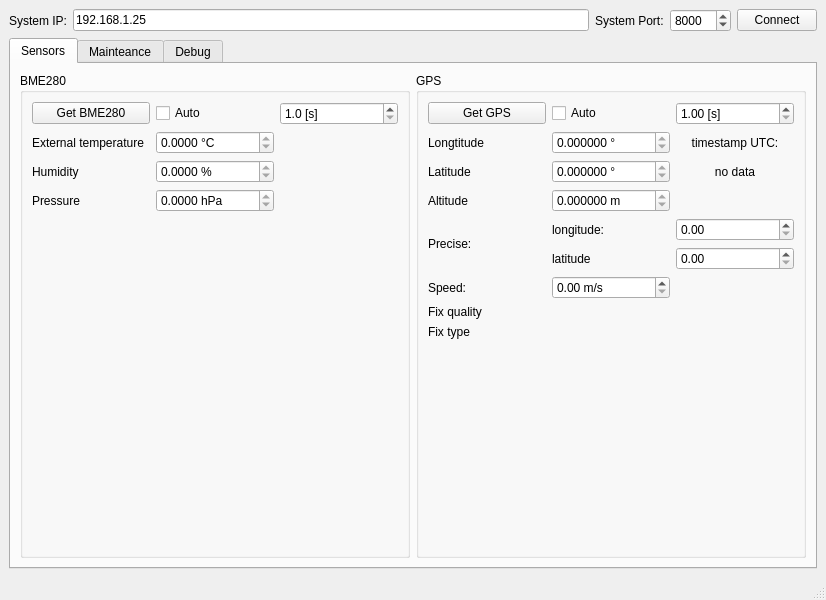
<?xml version="1.0" encoding="UTF-8"?>
<ui version="4.0">
 <class>MainWindow</class>
 <widget class="QMainWindow" name="MainWindow">
  <property name="geometry">
   <rect>
    <x>0</x>
    <y>0</y>
    <width>826</width>
    <height>600</height>
   </rect>
  </property>
  <property name="windowTitle">
   <string>Service Application</string>
  </property>
  <widget class="QWidget" name="centralwidget">
   <layout class="QGridLayout" name="gridLayout">
    <item row="0" column="0">
     <widget class="QLabel" name="lbSystemIP">
      <property name="text">
       <string>System IP:</string>
      </property>
     </widget>
    </item>
    <item row="0" column="1">
     <widget class="QLineEdit" name="leSystemIP">
      <property name="text">
       <string>192.168.1.25</string>
      </property>
     </widget>
    </item>
    <item row="0" column="4">
     <widget class="QPushButton" name="pbConnect">
      <property name="text">
       <string>Connect</string>
      </property>
     </widget>
    </item>
    <item row="0" column="2">
     <widget class="QLabel" name="label_5">
      <property name="text">
       <string>System Port:</string>
      </property>
     </widget>
    </item>
    <item row="0" column="3">
     <widget class="QSpinBox" name="sbSystemPort">
      <property name="maximum">
       <number>50000</number>
      </property>
      <property name="value">
       <number>8000</number>
      </property>
      <property name="displayIntegerBase">
       <number>10</number>
      </property>
     </widget>
    </item>
    <item row="1" column="0" colspan="5">
     <widget class="QTabWidget" name="tabWidgeMain">
      <property name="currentIndex">
       <number>0</number>
      </property>
      <widget class="QWidget" name="tabSensors">
       <attribute name="title">
        <string>Sensors</string>
       </attribute>
       <layout class="QGridLayout" name="gridLayout_10">
        <item row="0" column="1">
         <widget class="QGroupBox" name="groupBox_3">
          <property name="title">
           <string>GPS</string>
          </property>
          <layout class="QGridLayout" name="gridLayout_12">
           <item row="4" column="1">
            <widget class="QLabel" name="label_15">
             <property name="text">
              <string>longitude:</string>
             </property>
            </widget>
           </item>
           <item row="0" column="1">
            <widget class="QCheckBox" name="cbGpsAuto">
             <property name="text">
              <string>Auto</string>
             </property>
            </widget>
           </item>
           <item row="2" column="2">
            <widget class="QLabel" name="lbTimestamp">
             <property name="text">
              <string>no data</string>
             </property>
             <property name="alignment">
              <set>Qt::AlignCenter</set>
             </property>
            </widget>
           </item>
           <item row="9" column="0">
            <spacer name="verticalSpacer_8">
             <property name="orientation">
              <enum>Qt::Vertical</enum>
             </property>
             <property name="sizeHint" stdset="0">
              <size>
               <width>20</width>
               <height>40</height>
              </size>
             </property>
            </spacer>
           </item>
           <item row="5" column="1">
            <widget class="QLabel" name="label_16">
             <property name="text">
              <string>latitude</string>
             </property>
            </widget>
           </item>
           <item row="4" column="0" rowspan="2">
            <widget class="QLabel" name="label_14">
             <property name="text">
              <string>Precise:</string>
             </property>
            </widget>
           </item>
           <item row="2" column="1">
            <widget class="QDoubleSpinBox" name="dsbLatitude">
             <property name="readOnly">
              <bool>true</bool>
             </property>
             <property name="suffix">
              <string> °</string>
             </property>
             <property name="decimals">
              <number>6</number>
             </property>
             <property name="maximum">
              <double>360.000000000000000</double>
             </property>
            </widget>
           </item>
           <item row="0" column="2">
            <widget class="QDoubleSpinBox" name="dsbGpsDuration">
             <property name="suffix">
              <string> [s]</string>
             </property>
             <property name="minimum">
              <double>1.000000000000000</double>
             </property>
             <property name="singleStep">
              <double>0.500000000000000</double>
             </property>
             <property name="value">
              <double>1.000000000000000</double>
             </property>
            </widget>
           </item>
           <item row="3" column="1">
            <widget class="QDoubleSpinBox" name="dsbAltitude">
             <property name="readOnly">
              <bool>true</bool>
             </property>
             <property name="suffix">
              <string> m</string>
             </property>
             <property name="decimals">
              <number>6</number>
             </property>
             <property name="maximum">
              <double>360.000000000000000</double>
             </property>
            </widget>
           </item>
           <item row="1" column="1">
            <widget class="QDoubleSpinBox" name="dsbLongtitude">
             <property name="readOnly">
              <bool>true</bool>
             </property>
             <property name="suffix">
              <string> °</string>
             </property>
             <property name="decimals">
              <number>6</number>
             </property>
             <property name="maximum">
              <double>360.000000000000000</double>
             </property>
            </widget>
           </item>
           <item row="3" column="0">
            <widget class="QLabel" name="label_12">
             <property name="text">
              <string>Altitude</string>
             </property>
            </widget>
           </item>
           <item row="1" column="2">
            <widget class="QLabel" name="label_13">
             <property name="text">
              <string>timestamp UTC:</string>
             </property>
             <property name="alignment">
              <set>Qt::AlignCenter</set>
             </property>
            </widget>
           </item>
           <item row="7" column="0">
            <widget class="QLabel" name="label_18">
             <property name="text">
              <string>Fix quality</string>
             </property>
            </widget>
           </item>
           <item row="1" column="0">
            <widget class="QLabel" name="label_10">
             <property name="text">
              <string>Longtitude</string>
             </property>
            </widget>
           </item>
           <item row="6" column="0">
            <widget class="QLabel" name="label_17">
             <property name="text">
              <string>Speed:</string>
             </property>
            </widget>
           </item>
           <item row="0" column="0">
            <widget class="QPushButton" name="pbGetGPSData">
             <property name="text">
              <string>Get GPS</string>
             </property>
            </widget>
           </item>
           <item row="4" column="2">
            <widget class="QDoubleSpinBox" name="dsbPreciseLongitude"/>
           </item>
           <item row="5" column="2">
            <widget class="QDoubleSpinBox" name="dsbPreciseLatitude"/>
           </item>
           <item row="6" column="1">
            <widget class="QDoubleSpinBox" name="dsbGPSSpeed">
             <property name="suffix">
              <string> m/s</string>
             </property>
             <property name="maximum">
              <double>300.000000000000000</double>
             </property>
            </widget>
           </item>
           <item row="2" column="0">
            <widget class="QLabel" name="label_11">
             <property name="text">
              <string>Latitude</string>
             </property>
            </widget>
           </item>
           <item row="8" column="0">
            <widget class="QLabel" name="label_19">
             <property name="text">
              <string>Fix type</string>
             </property>
            </widget>
           </item>
           <item row="7" column="1">
            <widget class="QLabel" name="lbFixQualityValue">
             <property name="text">
              <string/>
             </property>
            </widget>
           </item>
           <item row="8" column="1">
            <widget class="QLabel" name="lbFixTypeValue">
             <property name="text">
              <string/>
             </property>
            </widget>
           </item>
          </layout>
         </widget>
        </item>
        <item row="0" column="0">
         <widget class="QGroupBox" name="groupBox_2">
          <property name="title">
           <string>BME280</string>
          </property>
          <layout class="QGridLayout" name="gridLayout_11">
           <item row="1" column="0">
            <widget class="QLabel" name="label_7">
             <property name="text">
              <string>External temperature</string>
             </property>
            </widget>
           </item>
           <item row="3" column="1">
            <widget class="QDoubleSpinBox" name="dsbPressure">
             <property name="enabled">
              <bool>true</bool>
             </property>
             <property name="readOnly">
              <bool>true</bool>
             </property>
             <property name="suffix">
              <string> hPa</string>
             </property>
             <property name="decimals">
              <number>4</number>
             </property>
             <property name="maximum">
              <double>5000.000000000000000</double>
             </property>
            </widget>
           </item>
           <item row="2" column="1">
            <widget class="QDoubleSpinBox" name="dsbHumidity">
             <property name="readOnly">
              <bool>true</bool>
             </property>
             <property name="suffix">
              <string> %</string>
             </property>
             <property name="decimals">
              <number>4</number>
             </property>
            </widget>
           </item>
           <item row="0" column="0">
            <widget class="QPushButton" name="pbGetAllBME280">
             <property name="text">
              <string>Get BME280</string>
             </property>
            </widget>
           </item>
           <item row="1" column="1">
            <widget class="QDoubleSpinBox" name="dsbExternalTemp">
             <property name="readOnly">
              <bool>true</bool>
             </property>
             <property name="suffix">
              <string> °C</string>
             </property>
             <property name="decimals">
              <number>4</number>
             </property>
            </widget>
           </item>
           <item row="2" column="0">
            <widget class="QLabel" name="label_8">
             <property name="text">
              <string>Humidity</string>
             </property>
            </widget>
           </item>
           <item row="3" column="0">
            <widget class="QLabel" name="label_9">
             <property name="text">
              <string>Pressure</string>
             </property>
            </widget>
           </item>
           <item row="0" column="2">
            <widget class="QDoubleSpinBox" name="dsbAutoBmeDuration">
             <property name="suffix">
              <string> [s]</string>
             </property>
             <property name="decimals">
              <number>1</number>
             </property>
             <property name="minimum">
              <double>1.000000000000000</double>
             </property>
             <property name="singleStep">
              <double>0.500000000000000</double>
             </property>
            </widget>
           </item>
           <item row="0" column="1">
            <widget class="QCheckBox" name="cbAutoGetBME280">
             <property name="text">
              <string>Auto</string>
             </property>
            </widget>
           </item>
           <item row="4" column="1">
            <spacer name="verticalSpacer_7">
             <property name="orientation">
              <enum>Qt::Vertical</enum>
             </property>
             <property name="sizeHint" stdset="0">
              <size>
               <width>20</width>
               <height>40</height>
              </size>
             </property>
            </spacer>
           </item>
          </layout>
         </widget>
        </item>
       </layout>
      </widget>
      <widget class="QWidget" name="tabMainteance">
       <attribute name="title">
        <string>Mainteance</string>
       </attribute>
       <layout class="QGridLayout" name="gridLayout_2">
        <item row="0" column="1">
         <widget class="QCheckBox" name="cbAutoRefresh">
          <property name="text">
           <string>Auto refresh</string>
          </property>
         </widget>
        </item>
        <item row="0" column="3">
         <widget class="QDoubleSpinBox" name="dsbRefreshPeriod">
          <property name="suffix">
           <string> [s]</string>
          </property>
          <property name="minimum">
           <double>0.500000000000000</double>
          </property>
          <property name="maximum">
           <double>99.000000000000000</double>
          </property>
          <property name="singleStep">
           <double>0.500000000000000</double>
          </property>
          <property name="value">
           <double>1.000000000000000</double>
          </property>
         </widget>
        </item>
        <item row="0" column="0">
         <widget class="QPushButton" name="pbDataRefresh">
          <property name="text">
           <string>Refresh all</string>
          </property>
         </widget>
        </item>
        <item row="0" column="4">
         <spacer name="horizontalSpacer">
          <property name="orientation">
           <enum>Qt::Horizontal</enum>
          </property>
          <property name="sizeHint" stdset="0">
           <size>
            <width>40</width>
            <height>20</height>
           </size>
          </property>
         </spacer>
        </item>
        <item row="0" column="5">
         <widget class="QLabel" name="label_6">
          <property name="text">
           <string>Server Time:</string>
          </property>
         </widget>
        </item>
        <item row="0" column="2">
         <widget class="QLabel" name="label">
          <property name="text">
           <string>Period:</string>
          </property>
         </widget>
        </item>
        <item row="0" column="6">
         <widget class="QLabel" name="lbServerTime">
          <property name="text">
           <string>No data</string>
          </property>
         </widget>
        </item>
        <item row="1" column="0" colspan="7">
         <widget class="QTabWidget" name="tabWidget_2">
          <property name="maximumSize">
           <size>
            <width>16777215</width>
            <height>200</height>
           </size>
          </property>
          <property name="currentIndex">
           <number>0</number>
          </property>
          <widget class="QWidget" name="tab">
           <attribute name="title">
            <string>CPU</string>
           </attribute>
           <layout class="QGridLayout" name="gridLayout_6">
            <item row="0" column="1">
             <widget class="QDoubleSpinBox" name="dsbCpuTemp">
              <property name="readOnly">
               <bool>true</bool>
              </property>
              <property name="suffix">
               <string> °C</string>
              </property>
             </widget>
            </item>
            <item row="1" column="0">
             <widget class="QLabel" name="label_2">
              <property name="text">
               <string>CPU Volts</string>
              </property>
             </widget>
            </item>
            <item row="2" column="0">
             <widget class="QLabel" name="lbCpuUsage">
              <property name="text">
               <string>CPU usage</string>
              </property>
             </widget>
            </item>
            <item row="1" column="3">
             <spacer name="horizontalSpacer_2">
              <property name="orientation">
               <enum>Qt::Horizontal</enum>
              </property>
              <property name="sizeHint" stdset="0">
               <size>
                <width>40</width>
                <height>20</height>
               </size>
              </property>
             </spacer>
            </item>
            <item row="0" column="0">
             <widget class="QLabel" name="lbCpuTemperature">
              <property name="text">
               <string>CPU temperature:</string>
              </property>
             </widget>
            </item>
            <item row="1" column="1">
             <widget class="QDoubleSpinBox" name="dsbCpuVolts">
              <property name="readOnly">
               <bool>true</bool>
              </property>
              <property name="suffix">
               <string> V</string>
              </property>
             </widget>
            </item>
            <item row="2" column="1" colspan="3">
             <widget class="QProgressBar" name="pbCpuUsage">
              <property name="value">
               <number>0</number>
              </property>
             </widget>
            </item>
           </layout>
          </widget>
          <widget class="QWidget" name="tab_2">
           <attribute name="title">
            <string>Clocks</string>
           </attribute>
           <layout class="QGridLayout" name="gridLayout_3">
            <item row="0" column="0">
             <widget class="QGroupBox" name="groupBox">
              <property name="title">
               <string>System Clocks</string>
              </property>
              <layout class="QGridLayout" name="gridLayout_4">
               <item row="3" column="4">
                <widget class="QLabel" name="lbHDMI">
                 <property name="text">
                  <string>HDMI</string>
                 </property>
                </widget>
               </item>
               <item row="0" column="0">
                <widget class="QLabel" name="lbArmCores">
                 <property name="text">
                  <string>ARM cores</string>
                 </property>
                </widget>
               </item>
               <item row="0" column="3">
                <widget class="QDoubleSpinBox" name="dsbUART">
                 <property name="readOnly">
                  <bool>true</bool>
                 </property>
                 <property name="suffix">
                  <string> MHz</string>
                 </property>
                 <property name="maximum">
                  <double>999999999.000000000000000</double>
                 </property>
                </widget>
               </item>
               <item row="3" column="1">
                <widget class="QDoubleSpinBox" name="dsbISP">
                 <property name="readOnly">
                  <bool>true</bool>
                 </property>
                 <property name="suffix">
                  <string> MHz</string>
                 </property>
                 <property name="maximum">
                  <double>999999999.000000000000000</double>
                 </property>
                </widget>
               </item>
               <item row="1" column="3">
                <widget class="QDoubleSpinBox" name="dsbPWM">
                 <property name="readOnly">
                  <bool>true</bool>
                 </property>
                 <property name="suffix">
                  <string> MHz</string>
                 </property>
                 <property name="maximum">
                  <double>999999999.000000000000000</double>
                 </property>
                </widget>
               </item>
               <item row="1" column="0">
                <widget class="QLabel" name="lbVC4">
                 <property name="text">
                  <string>VC4</string>
                 </property>
                </widget>
               </item>
               <item row="0" column="2">
                <widget class="QLabel" name="lbUART">
                 <property name="text">
                  <string>UART</string>
                 </property>
                </widget>
               </item>
               <item row="1" column="5">
                <widget class="QDoubleSpinBox" name="dsbDPI">
                 <property name="readOnly">
                  <bool>true</bool>
                 </property>
                 <property name="suffix">
                  <string> MHz</string>
                 </property>
                 <property name="maximum">
                  <double>999999999.000000000000000</double>
                 </property>
                </widget>
               </item>
               <item row="4" column="0">
                <widget class="QLabel" name="lbBlock3D">
                 <property name="text">
                  <string>block 3D</string>
                 </property>
                </widget>
               </item>
               <item row="0" column="5">
                <widget class="QDoubleSpinBox" name="dsbAVE">
                 <property name="readOnly">
                  <bool>true</bool>
                 </property>
                 <property name="suffix">
                  <string> MHz</string>
                 </property>
                 <property name="maximum">
                  <double>999999999.000000000000000</double>
                 </property>
                </widget>
               </item>
               <item row="4" column="1">
                <widget class="QDoubleSpinBox" name="dspBlock3D">
                 <property name="readOnly">
                  <bool>true</bool>
                 </property>
                 <property name="suffix">
                  <string> MHz</string>
                 </property>
                 <property name="maximum">
                  <double>999999999.000000000000000</double>
                 </property>
                </widget>
               </item>
               <item row="0" column="4">
                <widget class="QLabel" name="lbAVE">
                 <property name="text">
                  <string>AVE</string>
                 </property>
                </widget>
               </item>
               <item row="3" column="3">
                <widget class="QDoubleSpinBox" name="dsbEMMC">
                 <property name="readOnly">
                  <bool>true</bool>
                 </property>
                 <property name="suffix">
                  <string> MHz</string>
                 </property>
                 <property name="maximum">
                  <double>999999999.000000000000000</double>
                 </property>
                </widget>
               </item>
               <item row="1" column="1">
                <widget class="QDoubleSpinBox" name="dsbVC4">
                 <property name="readOnly">
                  <bool>true</bool>
                 </property>
                 <property name="suffix">
                  <string> MHz</string>
                 </property>
                 <property name="maximum">
                  <double>999999999.000000000000000</double>
                 </property>
                </widget>
               </item>
               <item row="3" column="2">
                <widget class="QLabel" name="lbEMMC">
                 <property name="text">
                  <string>EMMC</string>
                 </property>
                </widget>
               </item>
               <item row="1" column="4">
                <widget class="QLabel" name="lbDPI">
                 <property name="text">
                  <string>DPI</string>
                 </property>
                </widget>
               </item>
               <item row="3" column="5">
                <widget class="QDoubleSpinBox" name="dsbHDMI">
                 <property name="readOnly">
                  <bool>true</bool>
                 </property>
                 <property name="suffix">
                  <string> MHz</string>
                 </property>
                 <property name="maximum">
                  <double>999999999.000000000000000</double>
                 </property>
                </widget>
               </item>
               <item row="0" column="1">
                <widget class="QDoubleSpinBox" name="dsbArmCores">
                 <property name="readOnly">
                  <bool>true</bool>
                 </property>
                 <property name="suffix">
                  <string> MHz</string>
                 </property>
                 <property name="maximum">
                  <double>999999999.000000000000000</double>
                 </property>
                </widget>
               </item>
               <item row="1" column="2">
                <widget class="QLabel" name="lbPWM">
                 <property name="text">
                  <string>PWM</string>
                 </property>
                </widget>
               </item>
               <item row="3" column="0">
                <widget class="QLabel" name="lbISP">
                 <property name="text">
                  <string>ISP</string>
                 </property>
                </widget>
               </item>
               <item row="4" column="2">
                <widget class="QLabel" name="lbPixel">
                 <property name="text">
                  <string>Pixel</string>
                 </property>
                </widget>
               </item>
               <item row="4" column="3">
                <widget class="QDoubleSpinBox" name="dsbPixel">
                 <property name="readOnly">
                  <bool>true</bool>
                 </property>
                 <property name="suffix">
                  <string> MHz</string>
                 </property>
                 <property name="maximum">
                  <double>999999999.000000000000000</double>
                 </property>
                </widget>
               </item>
              </layout>
             </widget>
            </item>
           </layout>
          </widget>
          <widget class="QWidget" name="tab_3">
           <attribute name="title">
            <string>Displays</string>
           </attribute>
           <layout class="QGridLayout" name="gridLayout_7">
            <item row="1" column="0">
             <widget class="QLabel" name="lbSecondaryLCD">
              <property name="text">
               <string>Secondary LCD</string>
              </property>
             </widget>
            </item>
            <item row="2" column="1">
             <widget class="QLabel" name="lbHDMI0Status">
              <property name="text">
               <string>Inactive</string>
              </property>
             </widget>
            </item>
            <item row="2" column="0">
             <widget class="QLabel" name="lbHDMI0">
              <property name="text">
               <string>HDMI0</string>
              </property>
             </widget>
            </item>
            <item row="4" column="0">
             <widget class="QLabel" name="lbComposite">
              <property name="text">
               <string>Composite</string>
              </property>
             </widget>
            </item>
            <item row="4" column="1">
             <widget class="QLabel" name="lbCompositeStatus">
              <property name="text">
               <string>Inactive</string>
              </property>
             </widget>
            </item>
            <item row="0" column="0">
             <widget class="QLabel" name="lbMainLCD">
              <property name="text">
               <string>Main LCD</string>
              </property>
             </widget>
            </item>
            <item row="3" column="1">
             <widget class="QLabel" name="lbHDMI1Status">
              <property name="text">
               <string>Inactive</string>
              </property>
             </widget>
            </item>
            <item row="0" column="1">
             <widget class="QLabel" name="lbMainLCDStatus">
              <property name="text">
               <string>Inactive</string>
              </property>
             </widget>
            </item>
            <item row="1" column="1">
             <widget class="QLabel" name="lbSecondaryLCDStatus">
              <property name="text">
               <string>Inactive</string>
              </property>
             </widget>
            </item>
            <item row="3" column="0">
             <widget class="QLabel" name="lbHDMI1">
              <property name="text">
               <string>HDMI1</string>
              </property>
             </widget>
            </item>
            <item row="1" column="2">
             <spacer name="horizontalSpacer_4">
              <property name="orientation">
               <enum>Qt::Horizontal</enum>
              </property>
              <property name="sizeHint" stdset="0">
               <size>
                <width>40</width>
                <height>20</height>
               </size>
              </property>
             </spacer>
            </item>
           </layout>
          </widget>
          <widget class="QWidget" name="tab_4">
           <attribute name="title">
            <string>Load average</string>
           </attribute>
           <layout class="QGridLayout" name="gridLayout_5">
            <item row="0" column="2">
             <widget class="QLabel" name="lbLoadL2">
              <property name="text">
               <string>L2</string>
              </property>
             </widget>
            </item>
            <item row="0" column="5">
             <widget class="QDoubleSpinBox" name="dsbLoadL3"/>
            </item>
            <item row="0" column="3">
             <widget class="QDoubleSpinBox" name="dsbLoadL2"/>
            </item>
            <item row="0" column="0">
             <widget class="QLabel" name="lbLoadL1">
              <property name="text">
               <string>L1</string>
              </property>
             </widget>
            </item>
            <item row="0" column="6">
             <spacer name="horizontalSpacer_5">
              <property name="orientation">
               <enum>Qt::Horizontal</enum>
              </property>
              <property name="sizeHint" stdset="0">
               <size>
                <width>40</width>
                <height>20</height>
               </size>
              </property>
             </spacer>
            </item>
            <item row="0" column="4">
             <widget class="QLabel" name="label_3">
              <property name="text">
               <string>L3</string>
              </property>
             </widget>
            </item>
            <item row="0" column="1">
             <widget class="QDoubleSpinBox" name="dsbLoadL1"/>
            </item>
           </layout>
          </widget>
          <widget class="QWidget" name="tab_5">
           <attribute name="title">
            <string>Disk</string>
           </attribute>
           <layout class="QGridLayout" name="gridLayout_8">
            <item row="0" column="2">
             <widget class="QDoubleSpinBox" name="dsbTotalDiskSpace">
              <property name="readOnly">
               <bool>true</bool>
              </property>
              <property name="suffix">
               <string> GB</string>
              </property>
              <property name="maximum">
               <double>999999999.000000000000000</double>
              </property>
             </widget>
            </item>
            <item row="1" column="2" colspan="5">
             <widget class="QProgressBar" name="pbUsedDiskSpace">
              <property name="value">
               <number>0</number>
              </property>
             </widget>
            </item>
            <item row="1" column="1">
             <widget class="QLabel" name="lbUsedPercentage">
              <property name="text">
               <string>Used:</string>
              </property>
             </widget>
            </item>
            <item row="0" column="5">
             <widget class="QLabel" name="label_4">
              <property name="text">
               <string>Free disk space:</string>
              </property>
             </widget>
            </item>
            <item row="0" column="3">
             <widget class="QLabel" name="lbUsedDiskSpace">
              <property name="text">
               <string>Used disk space:</string>
              </property>
             </widget>
            </item>
            <item row="0" column="6">
             <widget class="QDoubleSpinBox" name="dsbFreeDiskSpace">
              <property name="readOnly">
               <bool>true</bool>
              </property>
              <property name="suffix">
               <string> GB</string>
              </property>
              <property name="maximum">
               <double>999999999.000000000000000</double>
              </property>
             </widget>
            </item>
            <item row="0" column="4">
             <widget class="QDoubleSpinBox" name="dsbUsedDiskSpace">
              <property name="readOnly">
               <bool>true</bool>
              </property>
              <property name="suffix">
               <string> GB</string>
              </property>
              <property name="maximum">
               <double>999999999.000000000000000</double>
              </property>
             </widget>
            </item>
            <item row="0" column="1">
             <widget class="QLabel" name="lbTotalDiskSpace">
              <property name="text">
               <string>Total disk space:</string>
              </property>
             </widget>
            </item>
           </layout>
          </widget>
          <widget class="QWidget" name="tab_6">
           <attribute name="title">
            <string>Virtual memory</string>
           </attribute>
           <layout class="QGridLayout" name="gridLayout_9">
            <item row="1" column="1">
             <widget class="QDoubleSpinBox" name="dsbAvailableVM">
              <property name="readOnly">
               <bool>true</bool>
              </property>
              <property name="prefix">
               <string/>
              </property>
              <property name="suffix">
               <string>  GB</string>
              </property>
              <property name="maximum">
               <double>999999999.000000000000000</double>
              </property>
             </widget>
            </item>
            <item row="1" column="0">
             <widget class="QLabel" name="lbAvailableVM">
              <property name="text">
               <string>Available</string>
              </property>
             </widget>
            </item>
            <item row="1" column="4">
             <widget class="QLabel" name="lbSharedCM">
              <property name="text">
               <string>Shared</string>
              </property>
             </widget>
            </item>
            <item row="0" column="1">
             <widget class="QDoubleSpinBox" name="dsbTotalVM">
              <property name="readOnly">
               <bool>true</bool>
              </property>
              <property name="prefix">
               <string/>
              </property>
              <property name="suffix">
               <string> GB</string>
              </property>
              <property name="maximum">
               <double>999999999.000000000000000</double>
              </property>
             </widget>
            </item>
            <item row="0" column="2">
             <widget class="QLabel" name="lbActiveVM">
              <property name="text">
               <string>Active</string>
              </property>
             </widget>
            </item>
            <item row="0" column="0">
             <widget class="QLabel" name="lbTotalVM">
              <property name="text">
               <string>Total</string>
              </property>
             </widget>
            </item>
            <item row="1" column="3">
             <widget class="QDoubleSpinBox" name="dsbInactiveVM">
              <property name="readOnly">
               <bool>true</bool>
              </property>
              <property name="suffix">
               <string>  GB</string>
              </property>
              <property name="maximum">
               <double>999999999.000000000000000</double>
              </property>
             </widget>
            </item>
            <item row="0" column="4">
             <widget class="QLabel" name="lbWired">
              <property name="text">
               <string>Wired</string>
              </property>
             </widget>
            </item>
            <item row="1" column="2">
             <widget class="QLabel" name="lbInactiveVM">
              <property name="text">
               <string>Inactive</string>
              </property>
             </widget>
            </item>
            <item row="2" column="5">
             <widget class="QDoubleSpinBox" name="dsbSlabVM">
              <property name="readOnly">
               <bool>true</bool>
              </property>
              <property name="suffix">
               <string>  GB</string>
              </property>
              <property name="maximum">
               <double>999999999.000000000000000</double>
              </property>
             </widget>
            </item>
            <item row="1" column="5">
             <widget class="QDoubleSpinBox" name="dsbSharedVM">
              <property name="readOnly">
               <bool>true</bool>
              </property>
              <property name="suffix">
               <string>  GB</string>
              </property>
              <property name="maximum">
               <double>999999999.000000000000000</double>
              </property>
             </widget>
            </item>
            <item row="0" column="5">
             <widget class="QDoubleSpinBox" name="dsbWiredVM">
              <property name="readOnly">
               <bool>true</bool>
              </property>
              <property name="suffix">
               <string>  GB</string>
              </property>
              <property name="maximum">
               <double>999999999.000000000000000</double>
              </property>
             </widget>
            </item>
            <item row="2" column="3">
             <widget class="QDoubleSpinBox" name="dsbBuffersVM">
              <property name="readOnly">
               <bool>true</bool>
              </property>
              <property name="suffix">
               <string>  GB</string>
              </property>
              <property name="maximum">
               <double>999999999.000000000000000</double>
              </property>
             </widget>
            </item>
            <item row="2" column="4">
             <widget class="QLabel" name="lbSlabVM">
              <property name="text">
               <string>Slab</string>
              </property>
             </widget>
            </item>
            <item row="2" column="0">
             <widget class="QLabel" name="lbUsedVM">
              <property name="text">
               <string>Used</string>
              </property>
             </widget>
            </item>
            <item row="0" column="3">
             <widget class="QDoubleSpinBox" name="dsbActiveVM">
              <property name="readOnly">
               <bool>true</bool>
              </property>
              <property name="suffix">
               <string>  GB</string>
              </property>
              <property name="maximum">
               <double>999999999.000000000000000</double>
              </property>
             </widget>
            </item>
            <item row="2" column="2">
             <widget class="QLabel" name="lbBuffersVM">
              <property name="text">
               <string>Buffers</string>
              </property>
             </widget>
            </item>
            <item row="2" column="1">
             <widget class="QDoubleSpinBox" name="dsbUsedVM">
              <property name="readOnly">
               <bool>true</bool>
              </property>
              <property name="suffix">
               <string>  GB</string>
              </property>
              <property name="maximum">
               <double>999999999.000000000000000</double>
              </property>
             </widget>
            </item>
            <item row="0" column="7">
             <widget class="QDoubleSpinBox" name="dsbCachedVM">
              <property name="readOnly">
               <bool>true</bool>
              </property>
              <property name="suffix">
               <string>  GB</string>
              </property>
              <property name="maximum">
               <double>999999999.000000000000000</double>
              </property>
             </widget>
            </item>
            <item row="0" column="6">
             <widget class="QLabel" name="lbCachedVM">
              <property name="text">
               <string>Cached</string>
              </property>
             </widget>
            </item>
            <item row="1" column="6">
             <widget class="QLabel" name="lbFreeVM">
              <property name="text">
               <string>Free</string>
              </property>
             </widget>
            </item>
            <item row="1" column="7">
             <widget class="QDoubleSpinBox" name="dsbFreeVM">
              <property name="readOnly">
               <bool>true</bool>
              </property>
              <property name="suffix">
               <string>  GB</string>
              </property>
              <property name="maximum">
               <double>999999999.000000000000000</double>
              </property>
             </widget>
            </item>
           </layout>
          </widget>
         </widget>
        </item>
        <item row="2" column="0" colspan="2">
         <spacer name="verticalSpacer_2">
          <property name="orientation">
           <enum>Qt::Vertical</enum>
          </property>
          <property name="sizeHint" stdset="0">
           <size>
            <width>20</width>
            <height>40</height>
           </size>
          </property>
         </spacer>
        </item>
       </layout>
      </widget>
      <widget class="QWidget" name="tabDebug">
       <attribute name="title">
        <string>Debug</string>
       </attribute>
       <layout class="QGridLayout" name="gridLayout_13">
        <item row="0" column="2">
         <widget class="QPushButton" name="pbClearDebugConsole">
          <property name="text">
           <string>Clear</string>
          </property>
         </widget>
        </item>
        <item row="0" column="3" colspan="3">
         <spacer name="horizontalSpacer_8">
          <property name="orientation">
           <enum>Qt::Horizontal</enum>
          </property>
          <property name="sizeHint" stdset="0">
           <size>
            <width>40</width>
            <height>20</height>
           </size>
          </property>
         </spacer>
        </item>
        <item row="0" column="0">
         <widget class="QCheckBox" name="cbDebugConsoleEnable">
          <property name="text">
           <string>Enable console</string>
          </property>
         </widget>
        </item>
        <item row="0" column="1">
         <widget class="QPushButton" name="pbStopAllTimers">
          <property name="text">
           <string>Stop all timers</string>
          </property>
         </widget>
        </item>
        <item row="2" column="0" colspan="6">
         <widget class="QGroupBox" name="groupBox_4">
          <property name="title">
           <string>Consoles</string>
          </property>
          <layout class="QGridLayout" name="gridLayout_14">
           <item row="0" column="0">
            <widget class="QTextEdit" name="teDebug">
             <property name="readOnly">
              <bool>true</bool>
             </property>
             <property name="overwriteMode">
              <bool>true</bool>
             </property>
            </widget>
           </item>
          </layout>
         </widget>
        </item>
       </layout>
      </widget>
     </widget>
    </item>
   </layout>
  </widget>
  <widget class="QMenuBar" name="menubar">
   <property name="geometry">
    <rect>
     <x>0</x>
     <y>0</y>
     <width>826</width>
     <height>20</height>
    </rect>
   </property>
  </widget>
  <widget class="QStatusBar" name="statusbar"/>
 </widget>
 <resources/>
 <connections/>
</ui>
